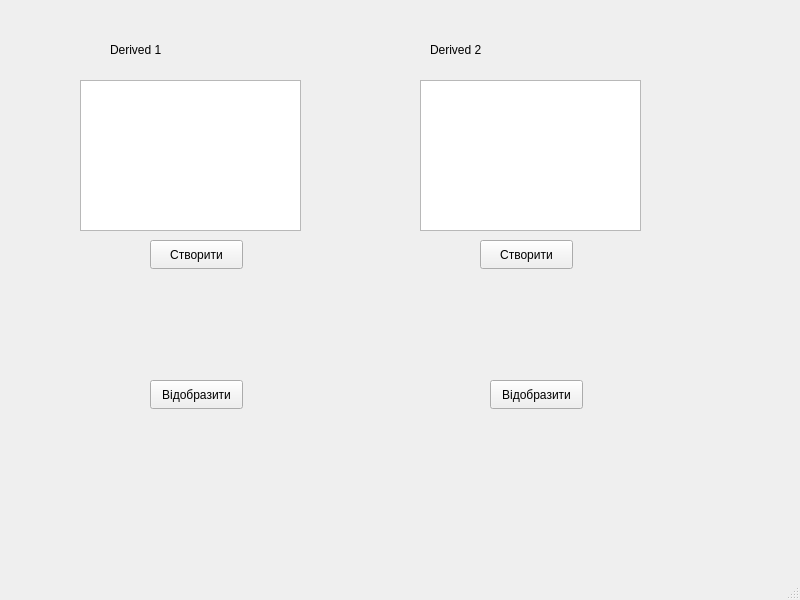
<?xml version="1.0" encoding="UTF-8"?>
<ui version="4.0">
 <class>MainWindow</class>
 <widget class="QMainWindow" name="MainWindow">
  <property name="geometry">
   <rect>
    <x>0</x>
    <y>0</y>
    <width>800</width>
    <height>600</height>
   </rect>
  </property>
  <property name="windowTitle">
   <string>MainWindow</string>
  </property>
  <widget class="QWidget" name="centralwidget">
   <widget class="QPushButton" name="createDerived1Button">
    <property name="geometry">
     <rect>
      <x>150</x>
      <y>240</y>
      <width>93</width>
      <height>29</height>
     </rect>
    </property>
    <property name="text">
     <string>Створити</string>
    </property>
   </widget>
   <widget class="QPushButton" name="createDerived2Button">
    <property name="geometry">
     <rect>
      <x>480</x>
      <y>240</y>
      <width>93</width>
      <height>29</height>
     </rect>
    </property>
    <property name="text">
     <string>Створити</string>
    </property>
   </widget>
   <widget class="QLabel" name="label">
    <property name="geometry">
     <rect>
      <x>110</x>
      <y>40</y>
      <width>63</width>
      <height>20</height>
     </rect>
    </property>
    <property name="text">
     <string>Derived 1</string>
    </property>
   </widget>
   <widget class="QLabel" name="label_2">
    <property name="geometry">
     <rect>
      <x>430</x>
      <y>40</y>
      <width>63</width>
      <height>20</height>
     </rect>
    </property>
    <property name="text">
     <string>Derived 2</string>
    </property>
   </widget>
   <widget class="QPushButton" name="showListDerived1Button">
    <property name="geometry">
     <rect>
      <x>150</x>
      <y>380</y>
      <width>93</width>
      <height>29</height>
     </rect>
    </property>
    <property name="text">
     <string>Відобразити</string>
    </property>
   </widget>
   <widget class="QPushButton" name="showListDerived2Button">
    <property name="geometry">
     <rect>
      <x>490</x>
      <y>380</y>
      <width>93</width>
      <height>29</height>
     </rect>
    </property>
    <property name="text">
     <string>Відобразити</string>
    </property>
   </widget>
   <widget class="QListView" name="listWidgetDerived1">
    <property name="geometry">
     <rect>
      <x>80</x>
      <y>80</y>
      <width>221</width>
      <height>151</height>
     </rect>
    </property>
   </widget>
   <widget class="QListView" name="listWidgetDerived2">
    <property name="geometry">
     <rect>
      <x>420</x>
      <y>80</y>
      <width>221</width>
      <height>151</height>
     </rect>
    </property>
   </widget>
  </widget>
  <widget class="QMenuBar" name="menubar">
   <property name="geometry">
    <rect>
     <x>0</x>
     <y>0</y>
     <width>800</width>
     <height>26</height>
    </rect>
   </property>
  </widget>
  <widget class="QStatusBar" name="statusbar"/>
 </widget>
 <resources/>
 <connections/>
</ui>
